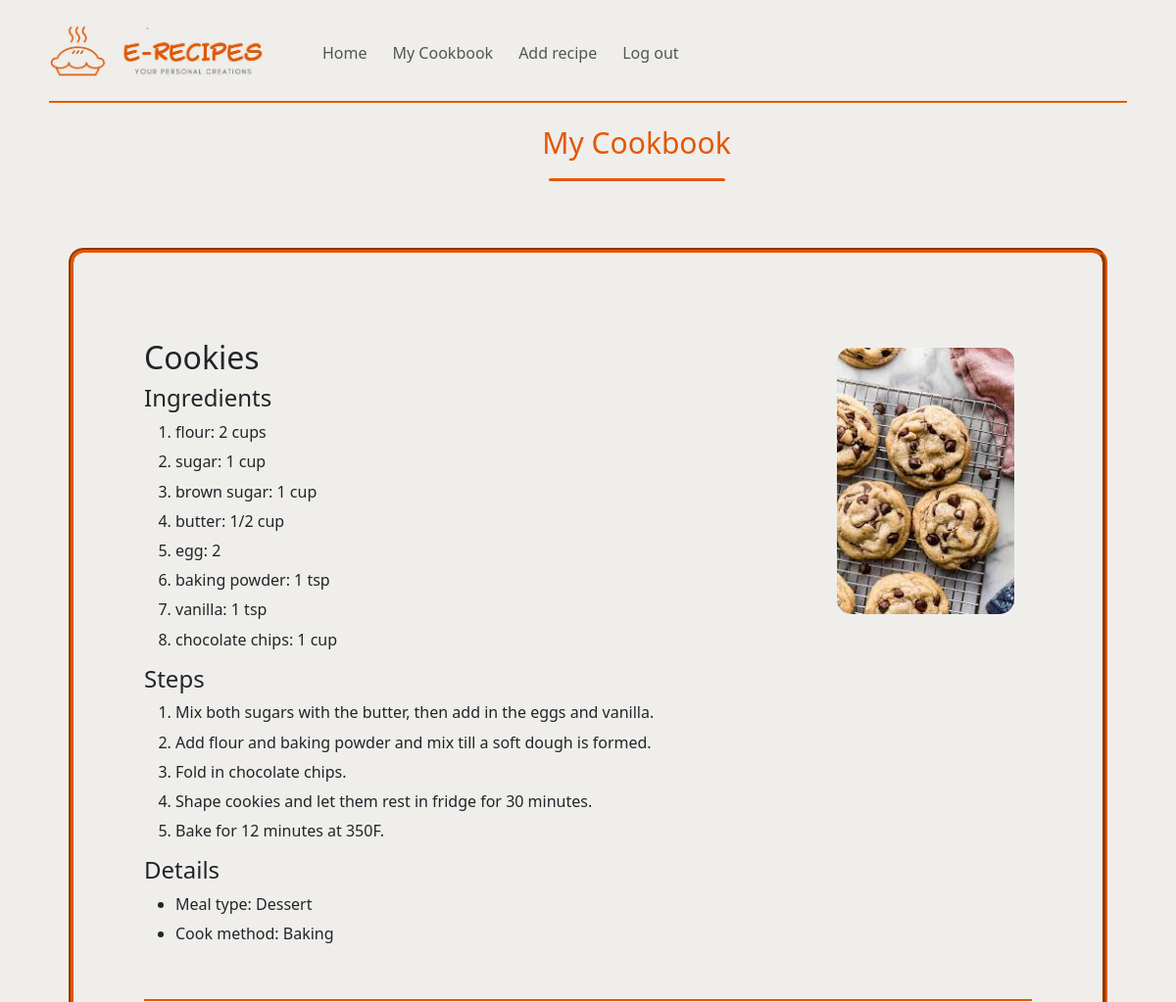
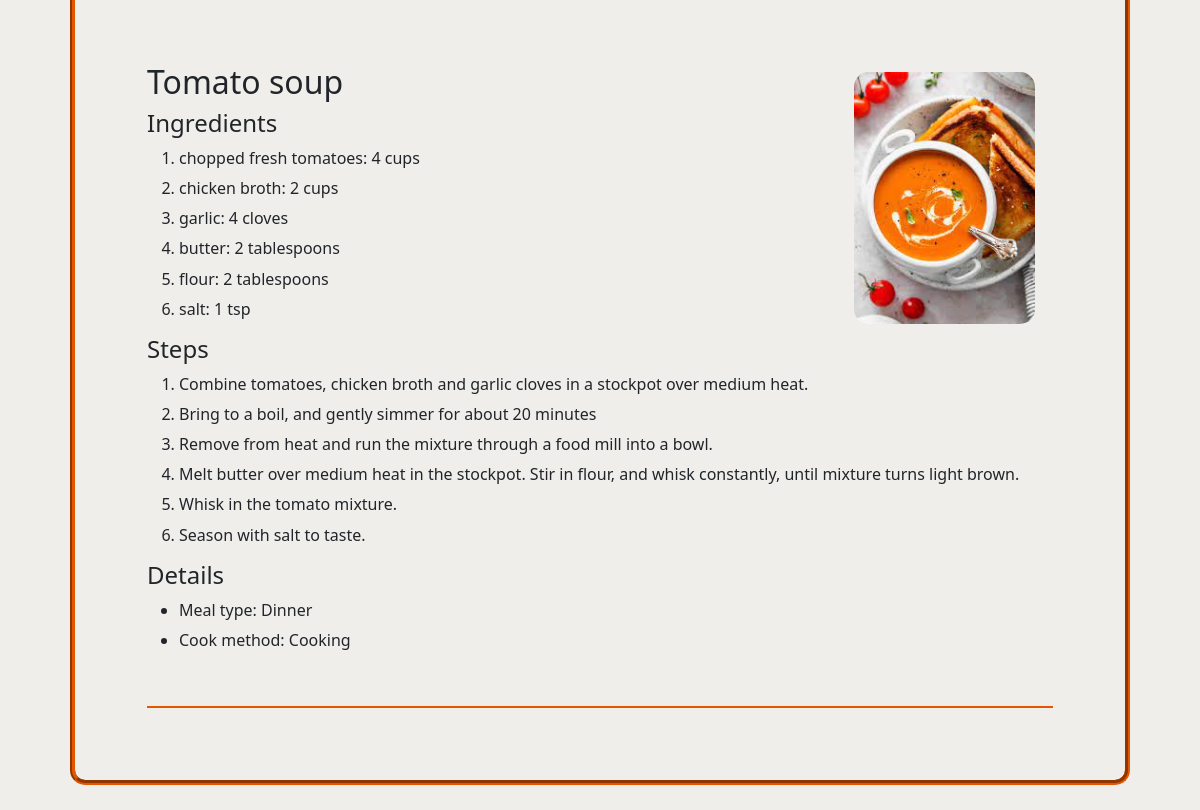
/cookbook (signed in), run on the app's committed database (2 pictures, top to bottom).
### tables this page shows
CREATE TABLE recipes (
id INTEGER PRIMARY KEY AUTOINCREMENT,
user_id INTEGER NOT NULL,
name TEXT NOT NULL,
type TEXT NOT NULL,
cook TEXT NOT NULL,
image TEXT NOT NULL,
FOREIGN KEY (user_id) REFERENCES users(id)
);

CREATE TABLE ingredients (
id INTEGER PRIMARY KEY AUTOINCREMENT,
recipe_id INTEGER NOT NULL,
name TEXT NOT NULL,
amount TEXT NOT NULL,
FOREIGN KEY (recipe_id) REFERENCES recipes(id)
);

CREATE TABLE steps (
id INTEGER PRIMARY KEY AUTOINCREMENT,
recipe_id INTEGER NOT NULL,
step TEXT NOT NULL,
FOREIGN KEY (recipe_id) REFERENCES recipes(id)
);

### app.py (the view)
@app.route("/cookbook")
@login_required
def mycookbook():
    connection = sqlite3.connect('project.db', check_same_thread=False)
    db = connection.cursor()
    db.row_factory = sqlite3.Row
    recipes = db.execute("SELECT * FROM recipes WHERE user_id = ?", (session["user_id"],)).fetchall()
    recipe_list = []
    for recipe in recipes:
        recipe_id = recipe["id"]
        ingredients = db.execute("SELECT * FROM ingredients WHERE recipe_id = ?", (recipe_id, )).fetchall()
        steps = db.execute("SELECT * FROM steps WHERE recipe_id = ?", (recipe_id, )).fetchall()
        recipe_dict = {
        "id": recipe_id,
        "name": recipe["name"],
        "type": recipe["type"],
        "cook": recipe["cook"],
        "image": recipe["image"],
        "ingredients": ingredients,
        "steps": steps
        }
        recipe_list.append(recipe_dict)
    connection.commit()
    connection.close()
    return render_template("cookbook.html", recipe_list=recipe_list, show_search=False)

### app.py (called while the page is built)
@app.after_request
def after_request(response):
    response.headers["Cache-Control"] = "no-cache, no-store, must-revalidate"
    response.headers["Expires"] = 0
    response.headers["Pragma"] = "no-cache"
    return response

### helpers.py (called while the page is built)
def login_required(f):
    @wraps(f)
    def decorated_function(*args, **kwargs):
        if session.get("user_id") is None:
            return redirect("/login")
        return f(*args, **kwargs)
    return decorated_function

### templates/cookbook.html (shortened to what this page needs)
{% extends "layout.html" %}
{% block body %}
    <h2 class="recipe-heading"> My Cookbook </h2>
    <br>
    <div class="recipe-wrapper">
        {% for recipe_dict in recipe_list %}
            <div class="container">
                <br>
                <img src= "{{ recipe_dict.image}}" class="recipe_img" alt="{{recipe_dict.name}}">
                <h2> {{ recipe_dict.name }} </h2>
                <h4>Ingredients </h4>
                <ol>
                    {% for ingredient in recipe_dict.ingredients %}
                        <li> <h6> {{ ingredient.name }}: {{ ingredient.amount }} </h6> </li>
                    {% endfor %}
                </ol>
                <h4>Steps </h4>
                <ol>
                    {% for step in recipe_dict.steps %}
                        <li> <h6> {{ step.step }} </h6> </li>
                    {% endfor %}
                </ol>
                <h4> Details </h4>
                <ul>
                    <li> <h6> Meal type: {{ recipe_dict.type }} </h6> </li>
                    <li> <h6> Cook method: {{ recipe_dict.cook }} </h6> </li>
                </ul>
                <br>
            </div>
            <br>
        {% endfor %}
    </div>
{% endblock %}

### templates/layout.html (shortened to what this page needs)
<!DOCTYPE html>
<html lang="en">
    <head>
        <link href="https://cdn.jsdelivr.net/npm/bootstrap@5.1.3/dist/css/bootstrap.min.css" rel="stylesheet">
        <link href="/static/styles.css" rel="stylesheet">
    </head>
    <body>
        <div class="banner">
            <nav class="navbar navbar-expand-lg navbar-light justify-content-between" >
                <div class="logo">
                    <a class="navbar-brand" href="/">
                        <img src="/static/eRecipesLogo.jpg" alt="logo">
                    </a>
                </div>
                <div class="collapse navbar-collapse" id="navbarNavAltMarkup">
                    {% if session["user_id"] %}
                    <div class="navbar-nav">
                        <a class="nav-item nav-link" href="/">Home</a>
                        <a class="nav-item nav-link" href="/cookbook">My Cookbook</a>
                        <a class="nav-item nav-link" href="/addrecipe">Add recipe</a>
                        <a class="nav-item nav-link" href="/logout">Log out</a>
                    </div>
                    {% else %}
                    <div class="navbar-nav ms-auto">
                        <a class="nav-item nav-link" href="/login">Log in</a>
                        <a class="nav-item nav-link" href="/register">Register</a>
                    </div>
                    {% endif %}
                </div>
            </nav>
            {% block body %}{% endblock %}
        </div>
    </body>
</html>

### static/styles.css (style rules this page uses)
* { margin: 0; padding: 0; }
body { margin: 5px 50px; background-color: #efeeeb; display: flex; }
.banner { width: 100%; height: 100%; }
nav { border-bottom: 2px solid #e45700; background-color: #efeeeb; margin-bottom: 20px; height: 100px; }
nav .navbar-brand img { width: 220px; }
nav .navbar-nav { margin-left: 30px; }
nav .navbar-nav a.nav-item.nav-link { vertical-align: middle; color: #545454; margin: 0 5px; text-align: end; }
.recipe-heading { margin-bottom: 45px; margin-top: 15px; margin-left: 9%; color:#e45700; font-size: 30px; text-align: center; }
.recipe-heading::before { content: ''; background-color: #e45700; height: 3px; width: 180px; margin: 0 auto; display: block; transform: translateY(57px); border-radius: 5px; }
.recipe-wrapper { border: 5px groove #e45700; border-radius: 15px; padding: 6vh 6vw; margin: 20px; }
.container { border-bottom: 2px solid #e45700; padding: 2vh 0; }
.recipe_img { float: right; width: 20%; height:20%; margin-top: 1%; margin-right: 2%; border-radius: 15px; }

### data on the page
recipes: image (picture), name "Cookies", type "Dessert", cook "Baking"
ingredients: name "flour", amount "2 cups"
ingredients: name "sugar", amount "1 cup"
ingredients: name "brown sugar", amount "1 cup"
ingredients: name "butter", amount "1/2 cup"
ingredients: name "egg", amount "2"
ingredients: name "baking powder", amount "1 tsp"
ingredients: name "vanilla", amount "1 tsp"
ingredients: name "chocolate chips", amount "1 cup"
steps: step "Mix both sugars with the butter, then add in the eggs and vanilla."
steps: step "Add flour and baking powder and mix till a soft dough is formed."
steps: step "Fold in chocolate chips."
steps: step "Shape cookies and let them rest in fridge for 30 minutes."
steps: step "Bake for 12 minutes at 350F."
recipes: image (picture), name "Tomato soup", type "Dinner", cook "Cooking"
ingredients: name "chopped fresh tomatoes", amount "4 cups"
ingredients: name "chicken broth", amount "2 cups"
ingredients: name "garlic", amount "4 cloves"
ingredients: name "butter", amount "2 tablespoons"
ingredients: name "flour", amount "2 tablespoons"
ingredients: name "salt", amount "1 tsp"
steps: step "Combine tomatoes, chicken broth and garlic cloves in a stockpot over medium heat."
steps: step "Bring to a boil, and gently simmer for about 20 minutes"
steps: step "Remove from heat and run the mixture through a food mill into a bowl."
steps: step "Melt butter over medium heat in the stockpot. Stir in flour, and whisk constantly, until mixture turns light brown."
steps: step "Whisk in the tomato mixture."
steps: step "Season with salt to taste."
